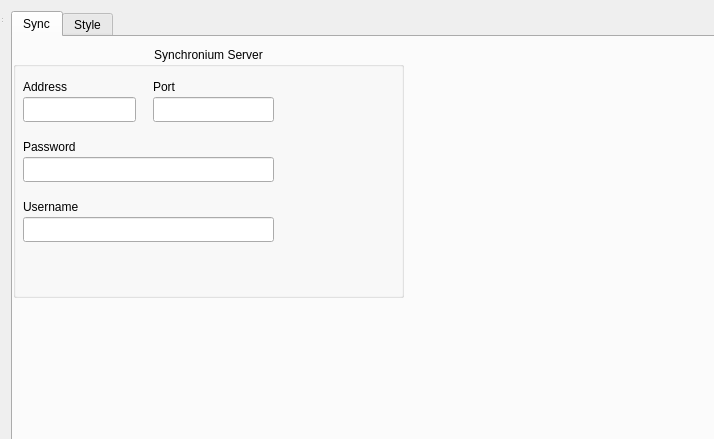
<?xml version="1.0" encoding="UTF-8"?>
<ui version="4.0">
 <class>UiSettings</class>
 <widget class="QDialog" name="UiSettings">
  <property name="geometry">
   <rect>
    <x>0</x>
    <y>0</y>
    <width>714</width>
    <height>439</height>
   </rect>
  </property>
  <property name="sizePolicy">
   <sizepolicy hsizetype="Expanding" vsizetype="Expanding">
    <horstretch>0</horstretch>
    <verstretch>0</verstretch>
   </sizepolicy>
  </property>
  <property name="minimumSize">
   <size>
    <width>4</width>
    <height>0</height>
   </size>
  </property>
  <property name="windowTitle">
   <string>NODA Settings</string>
  </property>
  <property name="windowIcon">
   <iconset resource="../../Resources.qrc">
    <normaloff>:/logo</normaloff>:/logo</iconset>
  </property>
  <property name="autoFillBackground">
   <bool>false</bool>
  </property>
  <widget class="QWidget" name="centralWidget" native="true">
   <property name="geometry">
    <rect>
     <x>0</x>
     <y>0</y>
     <width>1061</width>
     <height>531</height>
    </rect>
   </property>
   <property name="sizePolicy">
    <sizepolicy hsizetype="Expanding" vsizetype="Expanding">
     <horstretch>0</horstretch>
     <verstretch>0</verstretch>
    </sizepolicy>
   </property>
   <property name="locale">
    <locale language="English" country="Germany"/>
   </property>
   <widget class="QWidget" name="verticalLayoutWidget">
    <property name="geometry">
     <rect>
      <x>0</x>
      <y>0</y>
      <width>1061</width>
      <height>531</height>
     </rect>
    </property>
    <layout class="QVBoxLayout" name="verticalLayout">
     <property name="sizeConstraint">
      <enum>QLayout::SetMaximumSize</enum>
     </property>
     <item>
      <widget class="QTabWidget" name="tabBar">
       <property name="toolTip">
        <string>x</string>
       </property>
       <property name="currentIndex">
        <number>0</number>
       </property>
       <widget class="QWidget" name="tabSync">
        <attribute name="title">
         <string>Sync</string>
        </attribute>
        <widget class="QGroupBox" name="groupBox">
         <property name="geometry">
          <rect>
           <x>0</x>
           <y>10</y>
           <width>391</width>
           <height>251</height>
          </rect>
         </property>
         <property name="title">
          <string>Synchronium Server</string>
         </property>
         <property name="alignment">
          <set>Qt::AlignHCenter|Qt::AlignTop</set>
         </property>
         <widget class="QLabel" name="labelIP">
          <property name="geometry">
           <rect>
            <x>10</x>
            <y>30</y>
            <width>201</width>
            <height>20</height>
           </rect>
          </property>
          <property name="text">
           <string>Address</string>
          </property>
         </widget>
         <widget class="QLabel" name="labelPort">
          <property name="geometry">
           <rect>
            <x>140</x>
            <y>30</y>
            <width>121</width>
            <height>20</height>
           </rect>
          </property>
          <property name="text">
           <string>Port</string>
          </property>
         </widget>
         <widget class="QLabel" name="label">
          <property name="geometry">
           <rect>
            <x>10</x>
            <y>90</y>
            <width>201</width>
            <height>20</height>
           </rect>
          </property>
          <property name="text">
           <string>Password</string>
          </property>
         </widget>
         <widget class="QLineEdit" name="editIp">
          <property name="geometry">
           <rect>
            <x>10</x>
            <y>50</y>
            <width>113</width>
            <height>25</height>
           </rect>
          </property>
         </widget>
         <widget class="QLineEdit" name="editPort">
          <property name="geometry">
           <rect>
            <x>140</x>
            <y>50</y>
            <width>121</width>
            <height>25</height>
           </rect>
          </property>
         </widget>
         <widget class="QLineEdit" name="editPassword">
          <property name="geometry">
           <rect>
            <x>10</x>
            <y>110</y>
            <width>251</width>
            <height>25</height>
           </rect>
          </property>
         </widget>
         <widget class="QLabel" name="labelUsername">
          <property name="geometry">
           <rect>
            <x>10</x>
            <y>150</y>
            <width>81</width>
            <height>20</height>
           </rect>
          </property>
          <property name="text">
           <string>Username</string>
          </property>
         </widget>
         <widget class="QLineEdit" name="editUsername">
          <property name="geometry">
           <rect>
            <x>10</x>
            <y>170</y>
            <width>251</width>
            <height>25</height>
           </rect>
          </property>
         </widget>
        </widget>
       </widget>
       <widget class="QWidget" name="tabStyle">
        <attribute name="title">
         <string>Style</string>
        </attribute>
        <widget class="QRadioButton" name="radioButton">
         <property name="geometry">
          <rect>
           <x>10</x>
           <y>10</y>
           <width>181</width>
           <height>24</height>
          </rect>
         </property>
         <property name="text">
          <string>Dark mode</string>
         </property>
        </widget>
       </widget>
      </widget>
     </item>
    </layout>
   </widget>
  </widget>
  <widget class="QStatusBar" name="statusBar">
   <property name="geometry">
    <rect>
     <x>0</x>
     <y>0</y>
     <width>3</width>
     <height>24</height>
    </rect>
   </property>
  </widget>
  <action name="openFileAct">
   <property name="text">
    <string>Open File</string>
   </property>
  </action>
  <action name="showGeneralOptAct">
   <property name="text">
    <string>Tool Settings</string>
   </property>
   <property name="toolTip">
    <string>Configure CPU</string>
   </property>
  </action>
  <action name="exitAct">
   <property name="text">
    <string>Exit</string>
   </property>
   <property name="toolTip">
    <string>Exit FormatX</string>
   </property>
   <property name="statusTip">
    <string>Exit the application</string>
   </property>
  </action>
  <action name="aboutAppAct">
   <property name="text">
    <string>About RCon2</string>
   </property>
  </action>
  <action name="updateAct">
   <property name="text">
    <string>Check for Updates</string>
   </property>
  </action>
  <action name="clearRecentAct">
   <property name="text">
    <string>List Clear</string>
   </property>
  </action>
  <action name="freezeRecentAct">
   <property name="checkable">
    <bool>true</bool>
   </property>
   <property name="text">
    <string>List Freeze</string>
   </property>
  </action>
  <action name="aboutQtAct">
   <property name="text">
    <string>About Qt</string>
   </property>
  </action>
  <action name="aboutFBXAct">
   <property name="text">
    <string>About Autodesk® FBX®</string>
   </property>
  </action>
  <action name="showServerSettingsAct">
   <property name="text">
    <string>Server Settings</string>
   </property>
  </action>
 </widget>
 <layoutdefault spacing="6" margin="11"/>
 <resources>
  <include location="../../Resources.qrc"/>
 </resources>
 <connections/>
</ui>
